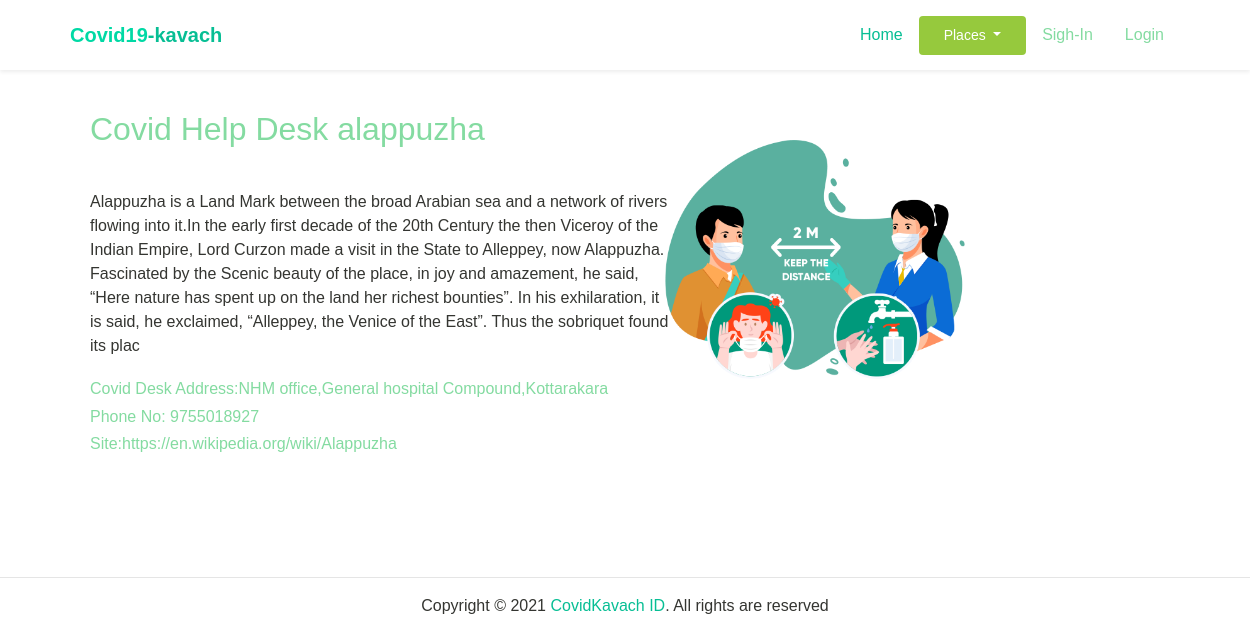
The app's page /alappuzha with its own data.
### covidapp/models.py (models this page shows, shortened)
class Place(models.Model):
    name=models.CharField(max_length=50)
    desc=models.CharField(max_length=500)
    phone=models.IntegerField()
    address=models.CharField(max_length=250)
    site=models.URLField()
    slug=models.SlugField(max_length=100,unique=True)
    def get_url(self):
        return reverse('covidapp:getplace',args=[self.slug])

### covidapp/views.py (the view)
# urls.py: path('<slug:c_slug>',views.getplace,name='getplace'),
def getplace(request,c_slug=None):
    place=get_object_or_404(Place,slug=c_slug)
    return render(request, 'place.html',{'places':place})

### covidapp/context_processors.py (called while the page is built)
def menu_link(request):
    links=Place.objects.all()
    return dict(links=links)

### templates/place.html (shortened to what this page needs)
{% load static %}
<!DOCTYPE html>
<html lang="en" xmlns="http://www.w3.org/1999/html">
<head>
    <link rel="stylesheet" href="{% static 'css/bootstrap.css' %}">
    <link rel="stylesheet" href="{% static 'css/maicons.css' %}">
     <link rel="stylesheet" href="{% static 'css/theme.css' %}">
    <link rel="stylesheet" href="{% static 'css/mystyle.css' %}">
     <link rel="stylesheet" href="{% static 'vendor/owl-carousel/css/owl.carousel.css' %}">
     <link rel="stylesheet" href="{% static 'vendor/animate/animate.css' %}">
</head>
<body>
    <nav class="navbar navbar-expand-lg  shadow-sm">
      <div class="container">
        <a class="navbar-brand" href="#"><span class="text-primary">Covid19</span>-kavach</a>
        <div class="collapse navbar-collapse" id="navbarSupport">
          <ul class="navbar-nav ml-auto">
            <li class="nav-item active">
              <a class="nav-link" href="{% url 'covidapp:main' %}">Home</a>
            </li>
           <div class="dropdown">
              <button class="btn btn-success dropdown-toggle" type="button" id="dropdownMenuButton1" data-bs-toggle="dropdown" aria-expanded="false">
                 Places
              </button>
</div>
            {% if user.is_authenticated %}
              <li><h5 style="color:#84DBA1">Hi {{user.username}}</h5></li>
             <li class="nav-item">
              <a class="nav-link" href="registration/logout" style="color:#84DBA1">Logout</a>
            </li>
            {% else %}
            <li class="nav-item">
              <a class="nav-link" href="registration/register" style="color:#84DBA1">Sigh-In</a>
            </li>
             <li class="nav-item">
              <a class="nav-link" href="registration/login" style="color:#84DBA1">Login</a>
            </li>
            {% endif %}
          </ul>
        </div>
      </div>
    </nav>
<div style="padding-left:50px">
 <h2>Covid Help Desk {{places.name}}  </h2><br>
<div  class="row">
    <div class="col-md-6 box">
       {{places.desc}}
    </div>
    <div class="col-md-6">
         <img src="{% static 'img/banner.png' %}" style="width:300px">
    </div>
  <div class="col-md-6 box1">
    <h6> Covid Desk Address:{{places.address}}<br></h6>
    <h6>Phone No: {{places.phone}}<br></h6>
    <h6>Site:{{places.site}}</h6>
   </div>
</div>
</div>
 <footer class="style=margin-top:100px" style="padding-top:100px">
     <hr>
      <p style="text-align:center" id="copyright">Copyright &copy; 2021 <a href="#" target="_blank">CovidKavach ID</a>. All rights are reserved
 </footer>
</body>
</html>

### static/css/theme.css (style rules this page uses)
:root { --primary: #00D9A5; --accent: #FF3D85; --secondary: #4E5AFE; --warning: #EED818; --info: #05B4E1; --danger: #FF4943; --success: #96C93D; --dark: #343531; --light: #F5F9F6; --cs: #596261; --grey: #6E807A; }
body { font-family: "Source Sans Pro", sans-serif; line-height: 1.5; color: #343531; }
a { color: #07be94; text-decoration: none; background-color: transparent; }
.text-primary { color: #00D9A5 !important; }
.btn-success { color: #fff; background-color: #96C93D; border-color: transparent; }
.btn { padding: 8px 24px; }
.navbar { min-height: 70px; }
.navbar-brand { font-weight: 600; padding-top: 10px; padding-bottom: 10px; }
.navbar-nav { margin-top: 10px; border-top: 1px solid #E8EEE4; flex-shrink: 0; }
.navbar-nav .nav-link { transition: all .2s ease; }
.navbar-nav .btn { font-size: 14px; }
@media (min-width: 992px) { .navbar-expand-lg .navbar-nav { margin-top: 0; border-top: none; } }
@media (min-width: 992px) { .navbar-expand-lg .navbar-nav .nav-link { padding-right: 16px; padding-left: 16px; } }
@media (min-width: 992px) { .navbar-expand-lg .navbar-nav { align-items: center; } }

### static/css/mystyle.css (style rules this page uses)
h2 { position:relative; left:40px; top:40px; color:#84DBA1 ; }
.box { position:relative; top:50px; width:600px; left:40px; }
.box1 { position:relative; width:800px; left:40px; color:#84DBA1 }

### records on screen
Place: name "alappuzha", desc "Alappuzha is a Land Mark between the broad Arabian sea and a network of rivers flowing into it.In the early first decade of the 20th Century the then Viceroy of the Indian Empire, Lord Curzon made a visit in the State to Alleppey, now Alappuzha. Fascinated by the Scenic beauty of the place, in joy and amazement, he said, “Here nature has spent up on the land her richest bounties”. In his exhilaration, it is said, he exclaimed, “Alleppey, the Venice of the East”. Thus the sobriquet found its plac", address "NHM office,General hospital Compound,Kottarakara", phone "9755018927", site "https://en.wikipedia.org/wiki/Alappuzha"
